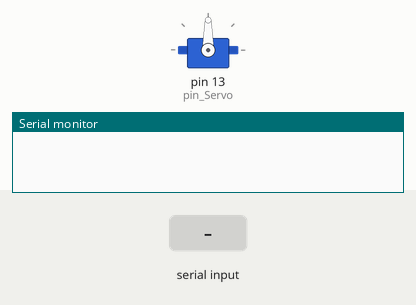
Simulated run of this sketch. Board: Arduino Uno, built with avr-gcc and run on an emulated ATmega328P. On the bench: servo, the last lines printed to the serial monitor. The inputs (shaded band) are chosen by the test bench.

Above: at 1.2 s.
1.3 s: "A" received over the second serial link
At 2.3 s:
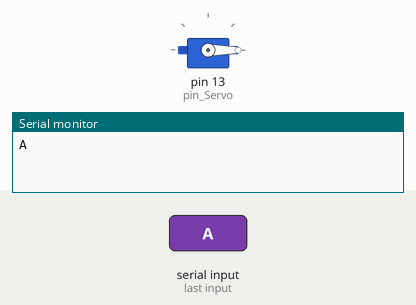
2.8 s: "C" received over the second serial link
At 3.5 s:
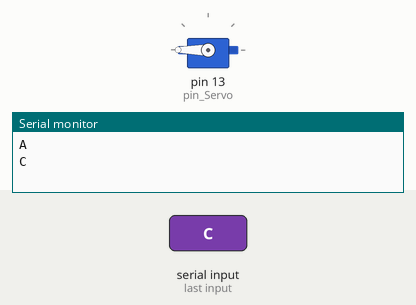
4.3 s: "B" received over the second serial link
At 4.6 s:
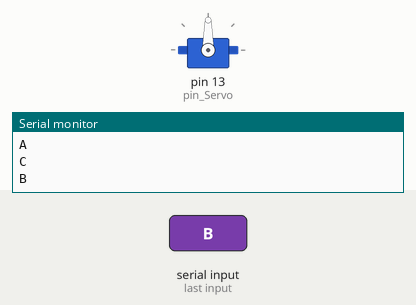
Timing chart, 0 to 7.3 s (numbered marks = the images above; inputs shaded):
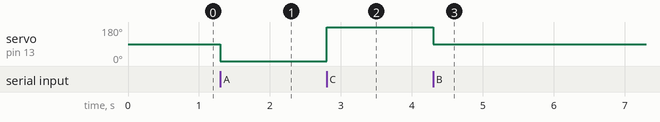

Measured:
- after the input at 1.3 s, servo on pin 13 (pin_Servo): 90° → 0° at once
- after the input at 2.8 s, servo on pin 13 (pin_Servo): 0° → 180° at once
- after the input at 4.3 s, servo on pin 13 (pin_Servo): 180° → 90° at once

The sketch:

BlueTooth_Servo_TTS.ino
```cpp
#include <SoftwareSerial.h>
#include <Servo.h>

#define BTtx 2
#define BTrx 3
#define pin_Servo 13
Servo myservo;

SoftwareSerial BT(BTtx,BTrx); // BT(2,3);
char data = 'F';

void setup() {
  myservo.attach(pin_Servo);
  BT.begin(9600);
  Serial.begin(9600);
}

void loop() {
  if(BT.available()>0){
    data = BT.read();
    Serial.println(data);
  }
  if(data == 'A'){
    myservo.write(0);
  }else if(data == 'B'){
    myservo.write(90);
  }else if(data == 'C')
    myservo.write(180);
}
```
